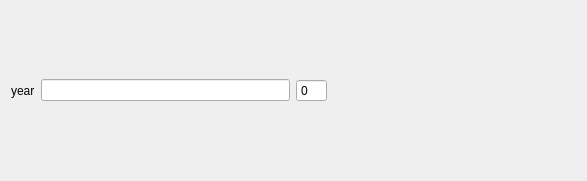
<?xml version="1.0" encoding="UTF-8"?>
<ui version="4.0">
 <class>Form_YearValue</class>
 <widget class="QWidget" name="Form_YearValue">
  <property name="geometry">
   <rect>
    <x>0</x>
    <y>0</y>
    <width>587</width>
    <height>181</height>
   </rect>
  </property>
  <property name="windowTitle">
   <string>Form</string>
  </property>
  <layout class="QHBoxLayout" name="horizontalLayout">
   <item>
    <widget class="QLabel" name="label_year">
     <property name="text">
      <string>year</string>
     </property>
    </widget>
   </item>
   <item>
    <widget class="QLineEdit" name="lineEdit_value"/>
   </item>
   <item>
    <widget class="QDoubleSpinBox" name="doubleSpinBox_value">
     <property name="buttonSymbols">
      <enum>QAbstractSpinBox::NoButtons</enum>
     </property>
     <property name="decimals">
      <number>0</number>
     </property>
    </widget>
   </item>
   <item>
    <spacer name="horizontalSpacer">
     <property name="orientation">
      <enum>Qt::Horizontal</enum>
     </property>
     <property name="sizeHint" stdset="0">
      <size>
       <width>40</width>
       <height>20</height>
      </size>
     </property>
    </spacer>
   </item>
  </layout>
 </widget>
 <resources/>
 <connections/>
</ui>
